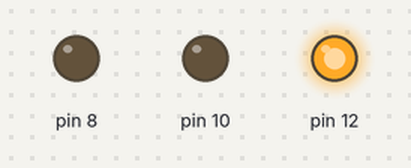
Bench run of a sketch on a simulated Arduino Uno, built with avr-gcc and run on an emulated ATmega328P. Shown: output pins drawn as LEDs (lit = HIGH).

Above: at 3.5 s.
At 9.5 s:
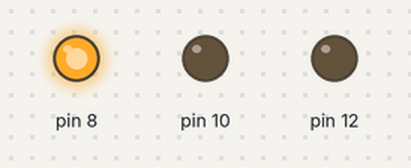
At 13.0 s:
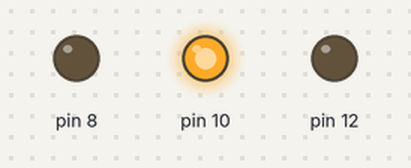
Timing chart, 0 to 18.2 s (numbered marks = the images above):
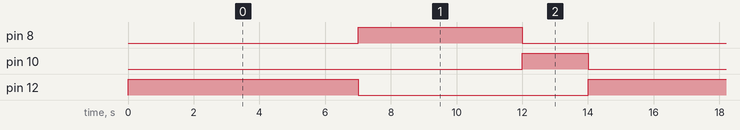

Measured:
- by itself, pin 8: alternates HIGH for 5.0 s and LOW for 9.0 s
- by itself, pin 10: alternates HIGH for 2.0 s and LOW for 12.0 s
- by itself, pin 12: alternates HIGH for 7.0 s and LOW for 7.0 s

The sketch:

1B_Serial_monitor.ino
```cpp
void setup() {
  // put your setup code here, to run once:
  pinMode(12,OUTPUT);
  pinMode(10,OUTPUT);
  pinMode(8,OUTPUT);

}

void loop() {
  // put your main code here, to run repeatedly:
  digitalWrite(12,HIGH);
  digitalWrite(10,LOW);
  digitalWrite(8,LOW);
  Serial.println("Red Light ON");
  delay(7000);


  digitalWrite(12,LOW);
  digitalWrite(10,LOW);
  digitalWrite(8,HIGH);
  Serial.println("Green Light ON");
  delay(5000);

  digitalWrite(12,LOW);
  digitalWrite(10,HIGH);
  digitalWrite(8,LOW);
  Serial.println("Yellow Light ON");
  delay(2000);

}
```
